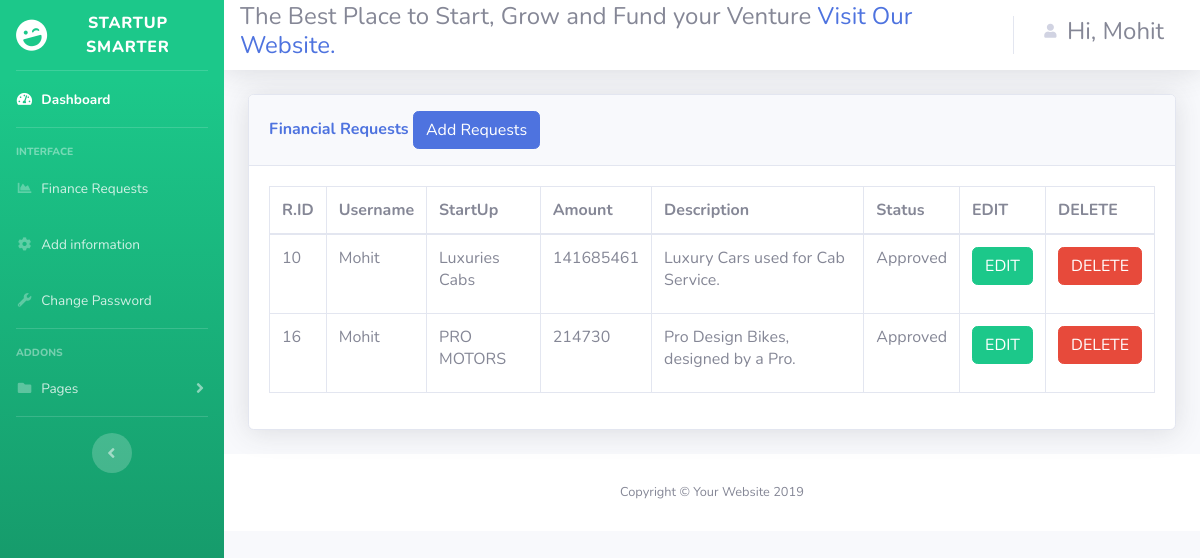
The page /admin/register.php (signed in) on the database its author committed.
### tables this page shows
CREATE TABLE `user` (
  `id` int(100) NOT NULL,
  `username` varchar(30) NOT NULL,
  `startup` varchar(30) NOT NULL,
  `amount` int(20) NOT NULL DEFAULT 0,
  `description` varchar(300) NOT NULL,
  `status` varchar(10) NOT NULL
);

### admin/register.php (the view, shortened to what this page needs)
<?php
include('security.php');
include('includes/header.php');
include('includes/navbar.php');
?>
<div class="container-fluid">
<div class="card shadow mb-4">
  <div class="card-header py-3">
    <h6 class="m-0 font-weight-bold text-primary">Financial Requests
            <button type="button" class="btn btn-primary" data-toggle="modal" data-target="#addadminprofile">
              Add Requests
            </button>
    </h6>
  </div>
  <div class="card-body">
    <div class="table-responsive">
      <?php
      $query = "SELECT * FROM user WHERE username = '{$_SESSION['username']}'";
      $query_run = mysqli_query($connection,$query);
      ?>
      <table class="table table-bordered" id="dataTable" width="100%" cellspacing="0">
        <thead>
          <tr>
            <th> R.ID </th>
            <th> Username </th>
            <th>StartUp </th>
            <th>Amount</th>
            <th>Description</th>
            <th>Status</th>
            <th>EDIT </th>
            <th>DELETE </th>
          </tr>
        </thead>
        <tbody>
        <?php
        if(mysqli_num_rows($query_run) > 0){
          while($row = mysqli_fetch_assoc($query_run)){
            ?>
          <tr>
            <td><?php  echo $row['id']; ?></td>
            <td> <?php  echo $row['username']; ?></td>
            <td><?php  echo $row['startup']; ?></td>
            <td> <?php echo $row['amount'];  ?> </td>
            <td> <?php echo $row['description'];  ?> </td>
            <td> <?php echo $row['status']; ?></td>
            <td>
                <form action="register_edit.php" method="post">
                    <button  type="submit" name="edit_btn" class="btn btn-success"> EDIT</button>
                </form>
            </td>
            <td>
                <form action="code.php" method="post">
                  <button type="submit" name="delete_btn" class="btn btn-danger"> DELETE</button>
                </form>
            </td>
          </tr>
        <?php
          }
        }
        else{
          echo "No record Found";
        }
        ?>
        </tbody>
      </table>
    </div>
  </div>
</div>
</div>
<?php
include('includes/footer.php');
?>

### rows shown on the page
user: id "10", username "Mohit", startup "Luxuries Cabs", amount "141685461", description "Luxury Cars used for Cab Service.", status "Approved"
user: id "16", username "Mohit", startup "PRO MOTORS", amount "214730", description "Pro Design Bikes, designed by a Pro.", status "Approved"

### other values the page prints
$_SESSION['username'] "Mohit"
